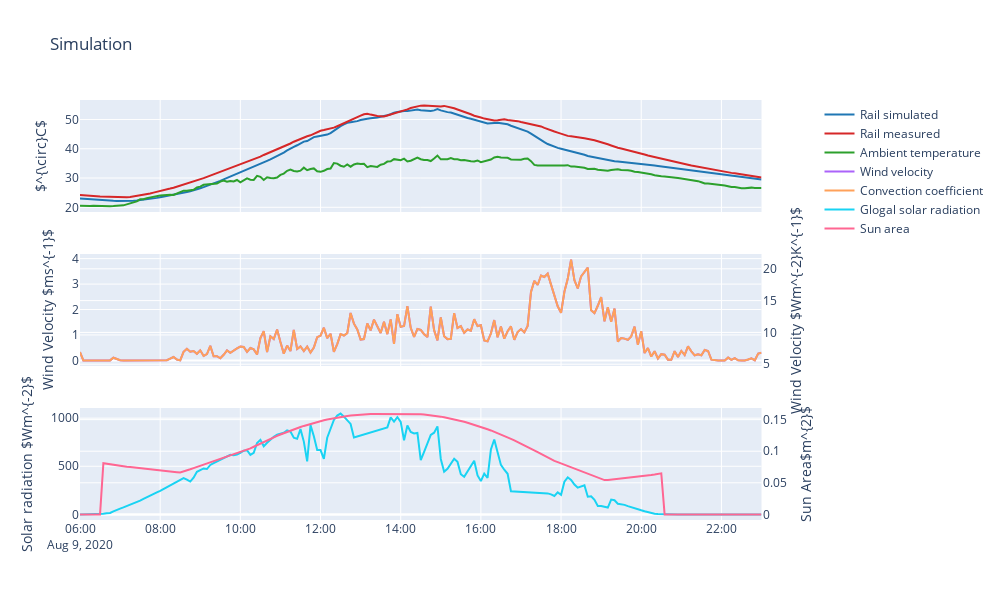

The code cell stored with this chart in its notebook:
### Code cell
data = result

fig = make_subplots(rows=3,cols=1,shared_xaxes=True,specs=[[{"secondary_y":False}],[{"secondary_y": True}],[{"secondary_y": True}]])

fig.add_trace(go.Scatter(y=data['Tr_simu'],x=data.index,name='Rail simulated',marker={'color':'#1f77b4'}),row=1,col=1)
fig.add_trace(go.Scatter(y=data['RT1'],x=data.index,name='Rail measured',marker={'color':'#d62728'}),row=1,col=1)
fig.add_trace(go.Scatter(y=data['Tamb'],x=data.index,name='Ambient temperature',marker={'color':'#2ca02c'}),row=1,col=1)
fig.update_yaxes(title_text='$^{\circ}C$',row=1,col=1)


fig.add_trace(go.Scatter(y=data['Wv'],x=data.index,name='Wind velocity'),row=2,col=1)
fig.add_trace(go.Scatter(y=data['Hconv'],x=data.index,name='Convection coefficient'),row=2,col=1,secondary_y=True)
fig.update_yaxes(title_text='Wind Velocity $ms^{-1}$',row=2,col=1)
fig.update_yaxes(title_text='Wind Velocity $Wm^{-2}K^{-1}$',row=2,col=1,secondary_y=True)


fig.add_trace(go.Scatter(y=data['SR'],x=data.index,name='Glogal solar radiation'),row=3,col=1)
fig.add_trace(go.Scatter(y=data['As'],x=data.index,name='Sun area'),row=3,col=1,secondary_y=True)
fig.update_yaxes(title_text='Solar radiation $Wm^{-2}$',row=3,col=1)
fig.update_yaxes(title_text='Sun Area$m^{2}$',row=3,col=1,secondary_y=True)


fig.update_layout(height=600, width=1000, 
                  title_text="Simulation")

fig.show()

### Figure 1 — Plotly figure (JSON) as saved in the notebook; plotly's stock layout.template omitted (floating-point values rounded to 4 significant figures; data arrays with more than 128 entries replaced by an {"elided": "..."} marker saying what was removed)
{"data": [{"marker": {"color": "#1f77b4"}, "name": "Rail simulated", "type": "scatter", "x": {"elided": "205 str values"}, "xaxis": "x", "y": {"elided": "205 float values"}, "yaxis": "y"}, {"marker": {"color": "#d62728"}, "name": "Rail measured", "type": "scatter", "x": {"elided": "205 str values"}, "xaxis": "x", "y": {"elided": "205 float values"}, "yaxis": "y"}, {"marker": {"color": "#2ca02c"}, "name": "Ambient temperature", "type": "scatter", "x": {"elided": "205 str values"}, "xaxis": "x", "y": {"elided": "205 float values"}, "yaxis": "y"}, {"name": "Wind velocity", "type": "scatter", "x": {"elided": "205 str values"}, "xaxis": "x2", "y": {"elided": "205 float values"}, "yaxis": "y2"}, {"name": "Convection coefficient", "type": "scatter", "x": {"elided": "205 str values"}, "xaxis": "x2", "y": {"elided": "205 float values"}, "yaxis": "y3"}, {"name": "Glogal solar radiation", "type": "scatter", "x": {"elided": "205 str values"}, "xaxis": "x3", "y": {"elided": "205 float values"}, "yaxis": "y4"}, {"name": "Sun area", "type": "scatter", "x": {"elided": "205 str values"}, "xaxis": "x3", "y": {"elided": "205 float values"}, "yaxis": "y5"}], "layout": {"height": 600, "title": {"text": "Simulation"}, "width": 1000, "xaxis": {"anchor": "y", "autorange": true, "domain": [0, 0.94], "matches": "x3", "range": ["2020-08-09 06:00", "2020-08-09 23:00"], "showticklabels": false, "type": "date"}, "xaxis2": {"anchor": "y2", "autorange": true, "domain": [0, 0.94], "matches": "x3", "range": ["2020-08-09 06:00", "2020-08-09 23:00"], "showticklabels": false, "type": "date"}, "xaxis3": {"anchor": "y4", "autorange": true, "domain": [0, 0.94], "range": ["2020-08-09 06:00", "2020-08-09 23:00"], "type": "date"}, "yaxis": {"anchor": "x", "autorange": true, "domain": [0.7333, 1], "range": [18.4, 56.66], "title": {"text": "$^{\\circ}C$"}, "type": "linear"}, "yaxis2": {"anchor": "x2", "autorange": true, "domain": [0.3667, 0.6333], "range": [-0.2201, 4.183], "title": {"text": "Wind Velocity $ms^{-1}$"}, "type": "linear"}, "yaxis3": {"anchor": "x2", "autorange": true, "overlaying": "y2", "range": [4.719, 22.33], "side": "right", "title": {"text": "Wind Velocity $Wm^{-2}K^{-1}$"}, "type": "linear"}, "yaxis4": {"anchor": "x3", "autorange": true, "domain": [0, 0.2667], "range": [-58.18, 1105.0], "title": {"text": "Solar radiation $Wm^{-2}$"}, "type": "linear"}, "yaxis5": {"anchor": "x3", "autorange": true, "overlaying": "y4", "range": [-0.008864, 0.1684], "side": "right", "title": {"text": "Sun Area$m^{2}$"}, "type": "linear"}}}
